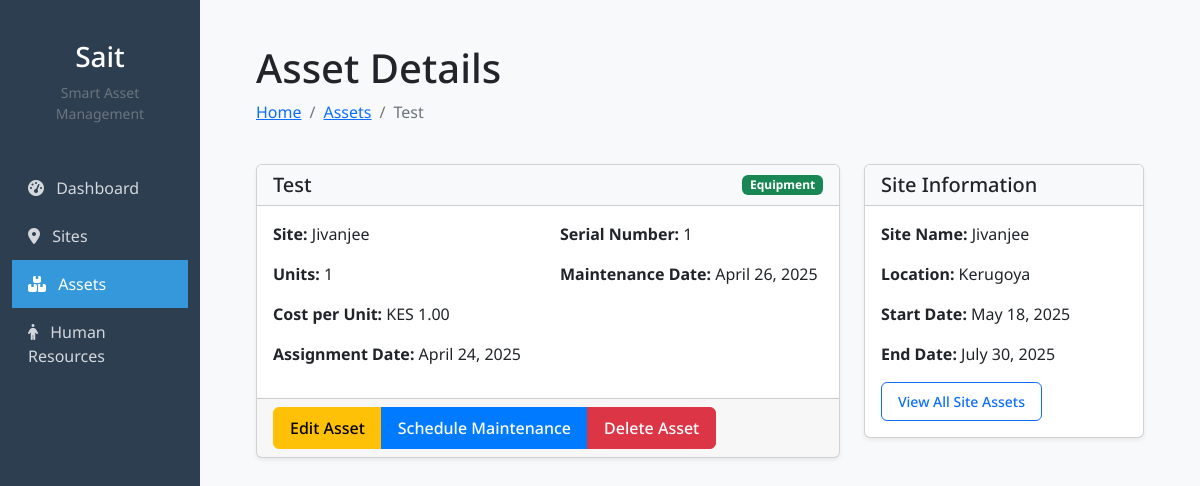
Page /assets/26/ on the committed database.
### foreman/models.py (models this page shows, shortened)
class Asset(models.Model):
    asset_types = [
        ('equipment', 'Equipment'),
        ('material', 'Material'),
    ]
    site = models.ForeignKey(Site, on_delete=models.CASCADE, related_name='assets')
    name = models.CharField(max_length=100)
    type = models.CharField(max_length=100, choices=asset_types, default='equipment')
    units = models.CharField(max_length=100)
    serial_number = models.CharField(max_length=50, blank=True, null=True)  # for equipment
    quantity_in_stock = models.IntegerField(default=0)  # for material
    cost_per_unit = models.DecimalField(max_digits=10, decimal_places=2)
    maintenance_date = models.DateField(blank=True, null=True)
    assignment_date = models.DateField()
    discription = models.TextField(blank=True)
    owner = models.ForeignKey(User, on_delete=models.CASCADE, related_name='assets',null=True, blank=True)

class Site(models.Model):
    name = models.CharField(max_length=100)
    location = models.CharField(max_length=100)
    start_date = models.DateField()
    end_date = models.DateField()
    owner = models.ForeignKey(User, on_delete=models.CASCADE, related_name='sites',null=True, blank=True)

### foreman/views.py (the view)
# urls.py: path('assets/<int:pk>/', views.asset_detail, name='asset_detail'),
def asset_detail(request, pk):
    asset = get_object_or_404(Asset, pk=pk)
    return render(request, 'asset_detail.html', {'asset': asset})

### foreman/templates/asset_detail.html (shortened to what this page needs)
{% extends '_base.html' %}
{% block content %}
<div class="container my-4">
    <div class="row mb-4">
        <div class="col-12">
            <h1>Asset Details</h1>
            <nav aria-label="breadcrumb">
                <ol class="breadcrumb">
                    <li class="breadcrumb-item"><a href="{% url 'dashboard' %}">Home</a></li>
                    <li class="breadcrumb-item"><a href="{% url 'asset_management' %}">Assets</a></li>
                    <li class="breadcrumb-item active" aria-current="page">{{ asset.name }}</li>
                </ol>
            </nav>
        </div>
    </div>
    <div class="row">
        <div class="col-md-8">
            <div class="card">
                <div class="card-header bg-light d-flex justify-content-between align-items-center">
                    <h5 class="mb-0">{{ asset.name }}</h5>
                    <span class="badge {% if asset.type == 'equipment' %}bg-success{% else %}bg-info{% endif %}">
                        {{ asset.get_type_display }}
                    </span>
                </div>
                <div class="card-body">
                    <div class="row">
                        <div class="col-md-6">
                            <p><strong>Site:</strong> {{ asset.site.name }}</p>
                            <p><strong>Units:</strong> {{ asset.units }}</p>
                            <p><strong>Cost per Unit:</strong>
                                KES {{ asset.cost_per_unit|floatformat:2 }}</p>
                            <p><strong>Assignment Date:</strong> {{ asset.assignment_date|date:"F d, Y" }}</p>
                        </div>
                        <div class="col-md-6">
                            {% if asset.type == 'equipment' %}
                                <p><strong>Serial Number:</strong> {{ asset.serial_number|default:"N/A" }}</p>
                            {% else %}
                                <p><strong>Quantity in Stock:</strong> {{ asset.quantity_in_stock }}</p>
                            {% endif %}
                            <p><strong>Maintenance Date:</strong>
                                {% if asset.maintenance_date %}
                                    {{ asset.maintenance_date|date:"F d, Y" }}
                                {% else %}
                                    Not scheduled
                                {% endif %}
                            </p>
                        </div>
                    </div>
                </div>
                <div class="card-footer">
                    <div class="btn-group">
                        <a href="{% url 'asset_update' asset.id %}" class="btn btn-warning">
                             Edit Asset
                        </a>
                        <a href="{% url 'asset_maintenance' asset.id %}" class="btn btn-primary">
                             Schedule Maintenance
                        </a>
                        <button type="button" class="btn btn-danger" data-bs-toggle="modal" data-bs-target="#deleteModal">
                             Delete Asset
                        </button>
                    </div>
                </div>
            </div>
        </div>
        <div class="col-md-4">
            <div class="card">
                <div class="card-header bg-light">
                    <h5 class="mb-0">Site Information</h5>
                </div>
                <div class="card-body">
                    <p><strong>Site Name:</strong> {{ asset.site.name }}</p>
                    <p><strong>Location:</strong> {{ asset.site.location }}</p>
                    <p><strong>Start Date:</strong> {{ asset.site.start_date|date:"F d, Y" }}</p>
                    <p><strong>End Date:</strong> {{ asset.site.end_date|date:"F d, Y" }}</p>
                    <a href="#" class="btn btn-outline-primary btn-sm">View All Site Assets</a>
                </div>
            </div>
        </div>
    </div>
</div>
{% endblock %}

### foreman/static/style.css (style rules this page uses)
:root { --primary-color: #2c3e50; --secondary-color: #3498db; --accent-color: #e74c3c; }
body { font-family: "Noto Sans", sans-serif; background-color: #f8f9fa; }
.card { box-shadow: 0 0.125rem 0.25rem rgba(0, 0, 0, 0.075); margin-bottom: 1.5rem; }
.card-header { background-color: rgba(44, 62, 80, 0.1); font-weight: 600; }
.btn-primary { background-color: var(--secondary-color); border-color: var(--secondary-color); }
.btn-danger { background-color: var(--accent-color); border-color: var(--accent-color); }
.btn { display: inline-flex; align-items: center; justify-content: center; padding: 0.5rem 1rem; font-weight: 500; border-radius: 0.375rem; transition: all 0.2s ease-in-out; cursor: pointer; }
.btn-primary { background-color: #3b82f6; color: #ffffff; border: 1px solid transparent; }
.btn-primary { background-color: #007bff; border-color: #007bff; }
.btn-danger { background-color: #dc3545; border-color: #dc3545; }

### rows in the picture
Asset: name "Test", type "Equipment", site.name "Jivanjee", units "1", cost_per_unit "1.00", assignment_date "April 24, 2025", serial_number "1", maintenance_date "April 26, 2025", site.location "Kerugoya", site.start_date "May 18, 2025", site.end_date "July 30, 2025"
